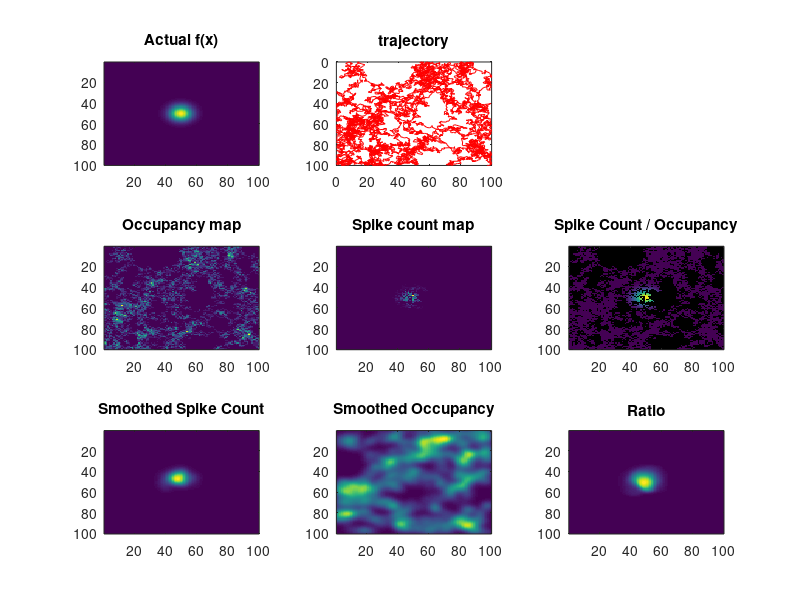

The MATLAB script that drew this image:
rng(3);

N = 100;

[x,y] = meshgrid(1:N, 1:N);

% make true place field

f = exp(-((x-N/2).^2 + (y-N/2).^2)/50);

%imagesc(f);

%make trajectory

% first random walk
v = .01;
T = 1e4;
x0 = cumsum(randn(T,2) + v*10)*v;

% now fold it so rat bounces off edges
Traj = abs(mod(x0,2)-1)*N;

subplot(3,3,1);
imagesc(f);
title('Actual f(x)');

subplot(3,3,2);
plot(Traj(:,1), Traj(:,2), 'r');
title('trajectory');
set(gca, 'ydir', 'reverse')

subplot(3,3,4);
% make occupancy map
xi = ceil(Traj);

OccMap = accumarray(xi,1);
imagesc(OccMap')
title('Occupancy map')

subplot(3,3,5);
SpkCntMap = accumarray(xi, f(sub2ind([N,N], xi(:,1), xi(:,2))));
imagesc(SpkCntMap');
title('Spike count map');

subplot(3,3,6)
imagesc(SpkCntMap'./OccMap');
title('Spike Count / Occupancy');

MeanRate = mean(SpkCntMap)/mean(OccMap);

Filt =  exp(-((x-N/2).^2 + (y-N/2).^2)/15);
eps = 1;
SmSpkCnt = conv2(SpkCntMap, Filt, 'same');
SmOcc = conv2(OccMap, Filt, 'same');

PlaceField = (SmSpkCnt + MeanRate*eps) ./ (SmOcc+eps);

subplot(3,3,7)
imagesc(SmSpkCnt);
title('Smoothed Spike Count');

subplot(3,3,8)
imagesc(SmOcc);
title('Smoothed Occupancy');

subplot(3,3,9)
imagesc(PlaceField);
title('Ratio');


